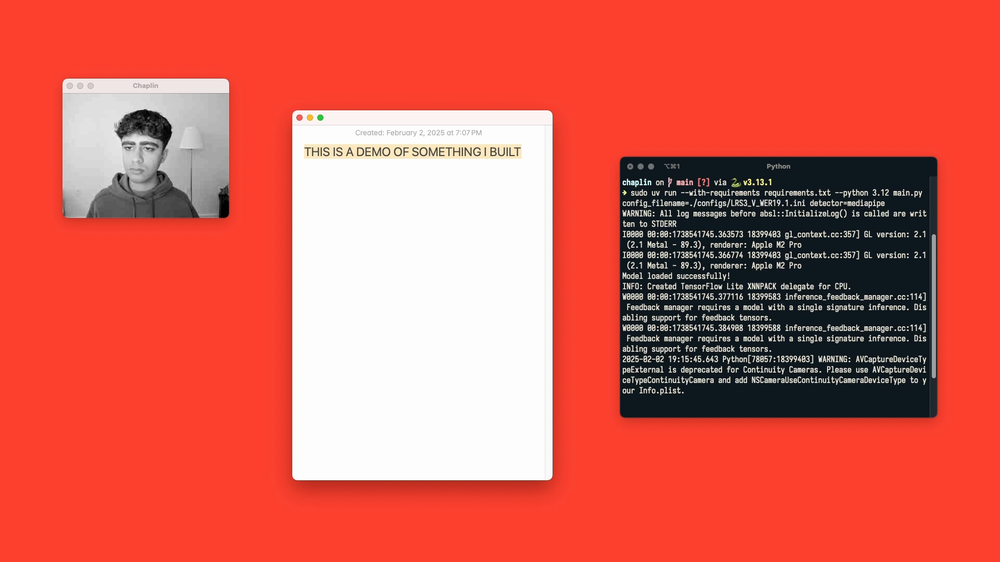
#> input picture thumbnail.png, 1000 x 562 px, shrunk from 1920 x 1080 before the run, given in place of the camera
$ python movinglips.py
#> lines starting #> are read from the running program, lines starting #| are printed output that depends on the picture; after the words box and inside, x2 and y2 are one past the last pixel; in counts of white or black regions, pixels touching at a corner belong together
import cv2
import numpy as np
import matplotlib.pyplot as plt
from collections import deque

face_cascade = cv2.CascadeClassifier(cv2.data.haarcascades + 'haarcascade_frontalface_default.xml')

cap = cv2.VideoCapture(0)
ret, prev_frame = cap.read()
#> prev_frame is the input picture: shape (562, 1000, 3); mean B, G, R 87.2, 97.7, 217.1
if not ret:
    print("Error: Could not read from camera.")
    cap.release()
    exit(1)
prev_gray = cv2.cvtColor(prev_frame, cv2.COLOR_BGR2GRAY)
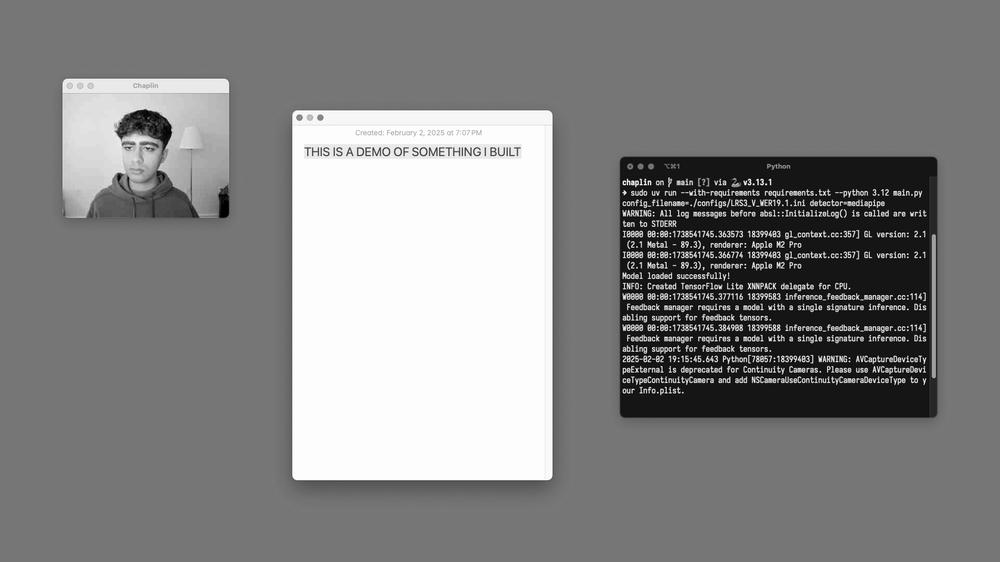
#> prev_gray: shape (562, 1000); min 0, max 255, mean 132.2

mouth_open = False

# For live graph
window_size = 200
circle_count_history = deque(maxlen=window_size)
radius_history = deque(maxlen=window_size)

plt.ion()
fig, ax = plt.subplots()
line1, = ax.plot([], [], label='Mouth Circles')
line2, = ax.plot([], [], label='Mean Radius')
ax.set_ylim(0, 50)  # Adjust as needed for your expected radius range
ax.set_xlim(0, window_size)
ax.legend()
ax.set_title("Detected Circles and Mean Radius in Mouth ROI (Live)")
ax.set_xlabel("Frame")
ax.set_ylabel("Value")

p_x, p_y, p_w, p_h = 0, 0, 0, 0
box_alpha = 0.01

while True:
    ret, frame = cap.read()
    if not ret:
        break

    gray = cv2.cvtColor(frame, cv2.COLOR_BGR2GRAY)
    faces = face_cascade.detectMultiScale(gray, 1.1, 5)
#> faces = [[110, 125, 57, 57]]

    for (x, y, w, h) in faces:
        y = int(box_alpha * p_y + (1 - box_alpha) * y)
        x = int(box_alpha * p_x + (1 - box_alpha) * x)
        w = int(box_alpha * p_w + (1 - box_alpha) * w)
        h = int(box_alpha * p_h + (1 - box_alpha) * h)
        p_x, p_y, p_w, p_h = x, y, w, h

        # Focus on mouth area
        y_mouth = int(y + h * 0.6)
        h_mouth = int(h * 0.5)
        x_mouth = int(x + w * 0.15)
        w_mouth = int(w * 0.7)

        mouth_roi = gray[y_mouth:y_mouth + h_mouth, x_mouth:x_mouth + w_mouth]
        mouth_roi_blur = cv2.medianBlur(mouth_roi, 7)

        # Preprocess mouth ROI for better circle detection
        mouth_roi_blur = cv2.GaussianBlur(mouth_roi, (9, 9), 2)
        mouth_roi_edges = cv2.Canny(mouth_roi_blur, 50, 150)

        # Hough Circle detection (stricter parameters)
        circles = cv2.HoughCircles(
            mouth_roi_edges,
            cv2.HOUGH_GRADIENT,
            dp=1.5,
            minDist=int(h_mouth * 0.5),
            param1=100,
            param2=35,  # Higher threshold for stricter detection
            minRadius=int(h_mouth * 0.05),
            maxRadius=int(h_mouth * 0.45)
        )

        circle_count = 0
        mean_radius = 0
        if circles is not None:
            circles = np.uint16(np.around(circles))
            # Optionally, filter circles by position (centered in ROI)
            filtered_circles = []
            radii = []
            for i in circles[0, :]:
                cx, cy, r = i
                if (cx > w_mouth * 0.25 and cx < w_mouth * 0.75 and
                    cy > h_mouth * 0.25 and cy < h_mouth * 0.75):
                    filtered_circles.append(i)
                    radii.append(r)
                    cv2.circle(frame, (x_mouth + cx, y_mouth + cy), r, (0, 255, 0), 2)
                    cv2.circle(frame, (x_mouth + cx, y_mouth + cy), 2, (0, 0, 255), 3)
            circle_count = len(filtered_circles)
            if radii:
                mean_radius = np.mean(radii)
        circle_count_history.append(circle_count)
        radius_history.append(mean_radius)

        # Threshold: if at least one circle is detected, consider mouth open
        if circle_count > 0:
            mouth_open = True
            cv2.putText(frame, f"Mouth Open! Circles: {circle_count} MeanR: {mean_radius:.1f}", (x, y - 10), cv2.FONT_HERSHEY_SIMPLEX,
                        0.9, (0, 0, 255), 2)
        else:
            mouth_open = False

        # Draw rectangle around mouth ROI
        cv2.rectangle(frame, (x_mouth, y_mouth), (x_mouth + w_mouth, y_mouth + h_mouth), (255, 0, 0), 2)
#> this loop made 1 pass
#> (x, y, w, h, p_x, p_y, p_w, p_h) on pass 1: (108, 123, 56, 56, 108, 123, 56, 56)
#> pass 1, `mouth_roi = gray[y_mouth:y_mouth + h_mouth, x_mouth:x_mouth + w_mouth]`:
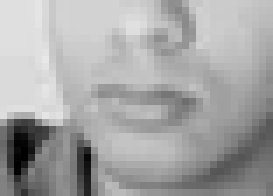
#> mouth_roi: shape (28, 39) (shown 7 times larger); min 0, max 232, mean 165.6
#> pass 1, `mouth_roi_blur = cv2.medianBlur(mouth_roi, 7)`:
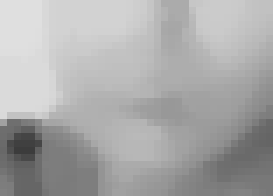
#> mouth_roi_blur: shape (28, 39) (shown 7 times larger); min 60, max 223, mean 169.6
#> pass 1, `mouth_roi_blur = cv2.GaussianBlur(mouth_roi, (9, 9), 2)`:
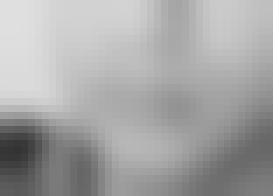
#> mouth_roi_blur: shape (28, 39) (shown 7 times larger); min 51, max 223, mean 165.3
#> pass 1, `mouth_roi_edges = cv2.Canny(mouth_roi_blur, 50, 150)`:
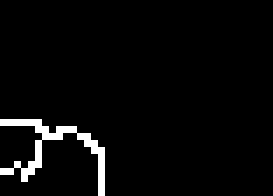
#> mouth_roi_edges: shape (28, 39) (shown 7 times larger); 3.4% white in thin lines or dots, all inside (x1, y1, x2, y2) = (0, 17, 15, 28)
#> after the loop:
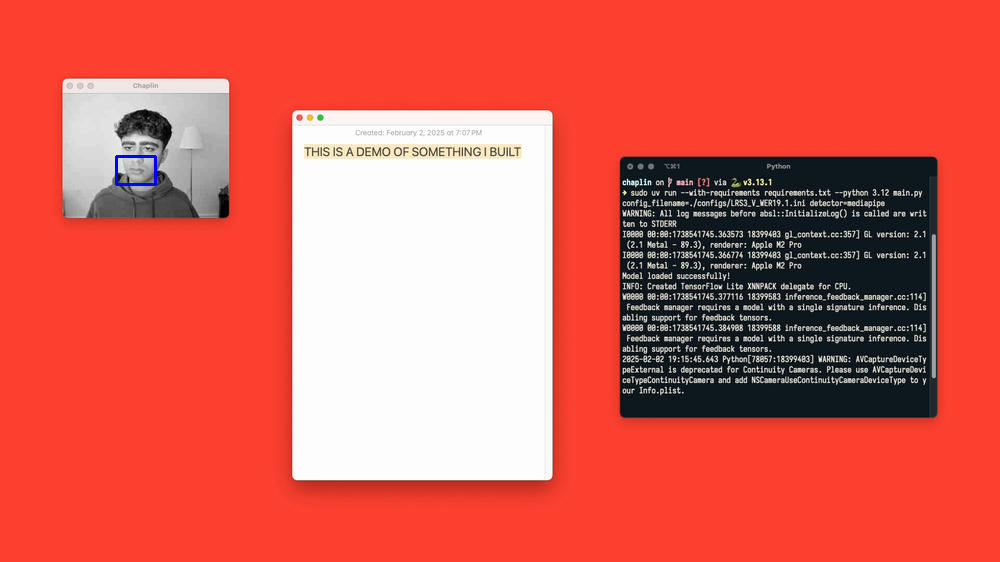
#> frame: shape (562, 1000, 3); 0.07% of pixels changed, all inside (x1, y1, x2, y2) = (115, 155, 157, 186)

    # Update live graph
    line1.set_data(range(len(circle_count_history)), list(circle_count_history))
    line2.set_data(range(len(radius_history)), list(radius_history))
    ax.set_xlim(max(0, len(circle_count_history) - window_size), len(circle_count_history))
    ax.figure.canvas.draw()
    ax.figure.canvas.flush_events()

    cv2.imshow('Mouth Open Detection (Circle)', frame)
    prev_gray = gray.copy()

    if cv2.waitKey(1) & 0xFF == ord('q'):
#> (key q is pressed here)
        break

cap.release()
cv2.destroyAllWindows()
plt.ioff()
plt.show()
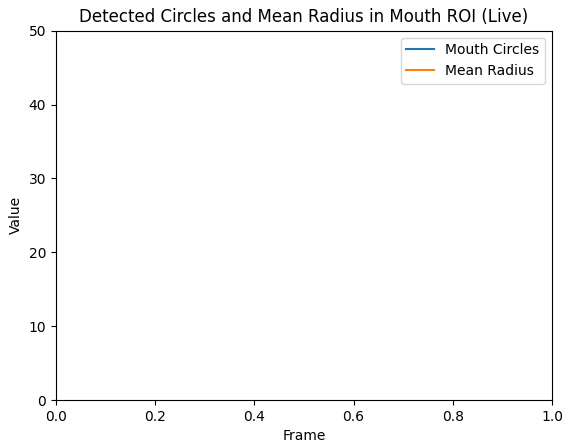
#> figure drawn by matplotlib, 1 panel
